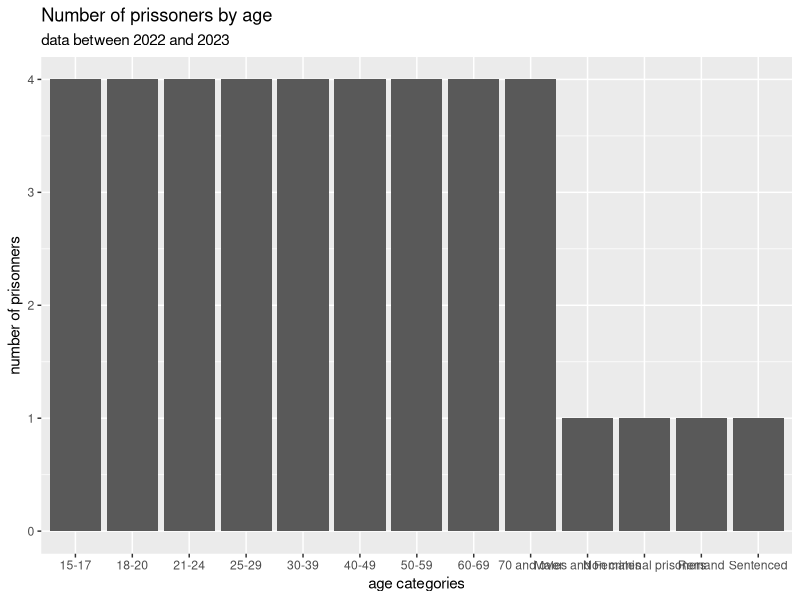

Here is the R script that generated this plot:
## ---- chunk 1
knitr::opts_chunk$set(echo = TRUE)
## ---- chunk 2
library(tidyverse)
library(readxl)
# Add any other libraries here


## ---- chunk 3
# load your data 
data <- read_excel("data/criminal age dataset.xlsx")

#renaming collumn heading
names(data)[1] <- "age"

#bar plot to compare age against total number of criminals

ggplot(data, aes(
    x = age
    )) +
  geom_bar() +
  labs(
    x = "age categories",
    y = "number of prisonners",
    title = "Number of prissoners by age",
    subtitle = "data between 2022 and 2023")

